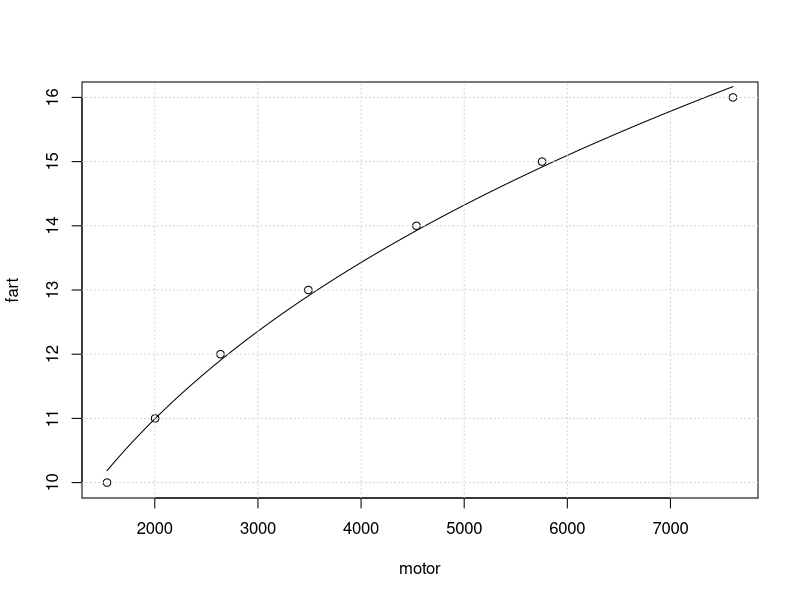

Write R code to recreate this figure.
motor = c(1537, 2003, 2637, 3489, 4537, 5755, 7606)
fart = c(10, 11, 12, 13, 14, 15, 16)

fit = nls(fart ~ b * motor^a)

coef(fit)

nx = seq(min(motor), max(motor), length = 100)
ny = predict(fit, list(motor = nx))

plot(motor, fart)
lines(nx, ny)
grid()
abline(h = 0)
abline(v = 0)
